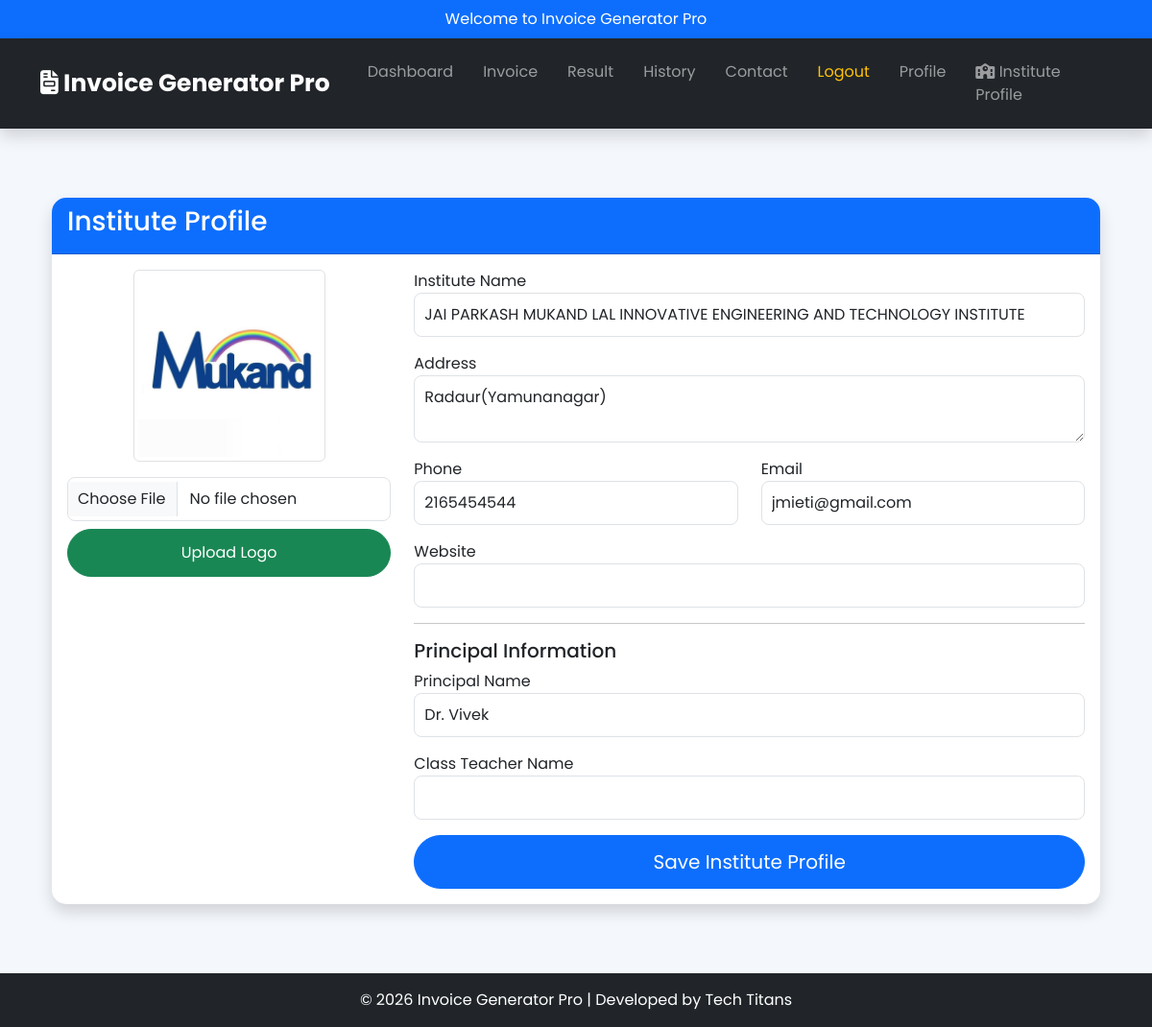
Page /institute_profile (signed in) on the committed database.
### models.py (models this page shows)
class Institute(db.Model):
    __tablename__ = "institutes"
    id = db.Column(db.Integer, primary_key=True)
    user_id = db.Column(
        db.Integer,
        db.ForeignKey("users.id"),
        unique=True,
        nullable=False
    )
    institute_name = db.Column(
        db.String(200),
        nullable=False,
        default="My Institute"
    )
    address = db.Column(
        db.String(300),
        default=""
    )
    phone = db.Column(
        db.String(30),
        default=""
    )
    email = db.Column(
        db.String(120),
        default=""
    )
    website = db.Column(
        db.String(200),
        default=""
    )
    logo = db.Column(
        db.String(200),
        default="school_logo.png"
    )
    principal_name = db.Column(
        db.String(150),
        default=""
    )
    principal_signature = db.Column(
        db.String(200),
        default=""
    )
    class_teacher_name = db.Column(
        db.String(150),
        default=""
    )
    class_teacher_signature = db.Column(
        db.String(200),
        default=""
    )

### app.py (the view, shortened to what this page needs)
@app.route("/institute_profile")
@login_required
def institute_profile():
    institute = get_current_institute()
    return render_template(
        "institute_profile.html",
        institute=institute
    )

### app.py (called while the page is built, shortened)
def get_current_institute():
    user_id = session.get("user_id")
    if not user_id:
        return None
    return Institute.query.filter_by(
        user_id=user_id
    ).first()

def login_required(f):
    @wraps(f)
    def decorated_function(*args, **kwargs):
        return f(*args, **kwargs)
    return decorated_function

### templates/institute_profile.html
{% extends "base.html" %}
{% block content %}
<div class="container mt-4">
    <div class="card shadow">
        <div class="card-header bg-primary text-white">
            <h3>
                Institute Profile
            </h3>
        </div>
        <div class="card-body">
            <div class="row">
                <div class="col-md-4 text-center">
                    {% if institute.logo %}
                    <img
                        src="{{ url_for('static', filename='uploads/' + institute.logo) }}"
                        class="img-thumbnail"
                        style="width:200px;height:200px;object-fit:cover;">
                    {% else %}
                    <img
                        src="{{ url_for('static', filename='images/school_logo.png') }}"
                        class="img-thumbnail"
                        style="width:200px;height:200px;object-fit:cover;">
                    {% endif %}
                    <form
                        action="{{ url_for('upload_institute_logo') }}"
                        method="POST"
                        enctype="multipart/form-data"
                        class="mt-3">
                        <input
                            type="file"
                            name="logo"
                            class="form-control"
                            required>
                        <button
                            class="btn btn-success w-100 mt-2">
                            Upload Logo
                        </button>
                    </form>
                </div>
                <div class="col-md-8">
                    <form
                        action="{{ url_for('update_institute_profile') }}"
                        method="POST">
                        <div class="mb-3">
                            <label>
                                Institute Name
                            </label>
                            <input
                                type="text"
                                name="institute_name"
                                class="form-control"
                                value="{{ institute.institute_name }}"
                                required>
                        </div>
                        <div class="mb-3">
                            <label>
                                Address
                            </label>
                            <textarea
                                name="address"
                                class="form-control"
                                rows="2">{{ institute.address }}</textarea>
                        </div>
                        <div class="row">
                            <div class="col-md-6">
                                <label>
                                    Phone
                                </label>
                                <input
                                    type="text"
                                    name="phone"
                                    class="form-control"
                                    value="{{ institute.phone }}">
                            </div>
                            <div class="col-md-6">
                                <label>
                                    Email
                                </label>
                                <input
                                    type="email"
                                    name="email"
                                    class="form-control"
                                    value="{{ institute.email }}">
                            </div>
                        </div>
                        <div class="mt-3">
                            <label>
                                Website
                            </label>
                            <input
                                type="text"
                                name="website"
                                class="form-control"
                                value="{{ institute.website }}">
                        </div>
                        <hr>
                        <h5>
                            Principal Information
                        </h5>
                        <div class="mb-3">
                            <label>
                                Principal Name
                            </label>
                            <input
                                type="text"
                                name="principal_name"
                                class="form-control"
                                value="{{ institute.principal_name }}">
                        </div>
                        <div class="mb-3">
                            <label>
                                Class Teacher Name
                            </label>
                            <input
                                type="text"
                                name="class_teacher_name"
                                class="form-control"
                                value="{{ institute.class_teacher_name }}">
                        </div>
                        <button
                            class="btn btn-primary btn-lg w-100">
                            Save Institute Profile
                        </button>
                    </form>
                </div>
            </div>
        </div>
    </div>
</div>
{% endblock %}

### static/css/style.css (style rules this page uses)
* { margin:0; padding:0; box-sizing:border-box; font-family:'Poppins',sans-serif; }
body { background:#f4f7fc; color:#333; }
.card { border:none; border-radius:15px; overflow:hidden; transition:.4s; }
.card-header { font-weight:bold; }
.btn { border-radius:8px; transition:.3s; }
.form-control { border-radius:8px; padding:10px; }
.bg-primary { background:#0d6efd!important; }
.card { border-radius:15px; }
.card-header { font-weight:bold; font-size:20px; }
.card { transition:.4s; }
.btn { border-radius:50px; padding:12px 30px; }

### rows in the picture
Institute: logo (picture), institute_name "JAI PARKASH MUKAND LAL INNOVATIVE ENGINEERING AND TECHNOLOGY INSTITUTE", address "Radaur(Yamunanagar)", phone "2165454544", email "jmieti@gmail.com", principal_name "Dr. Vivek"
